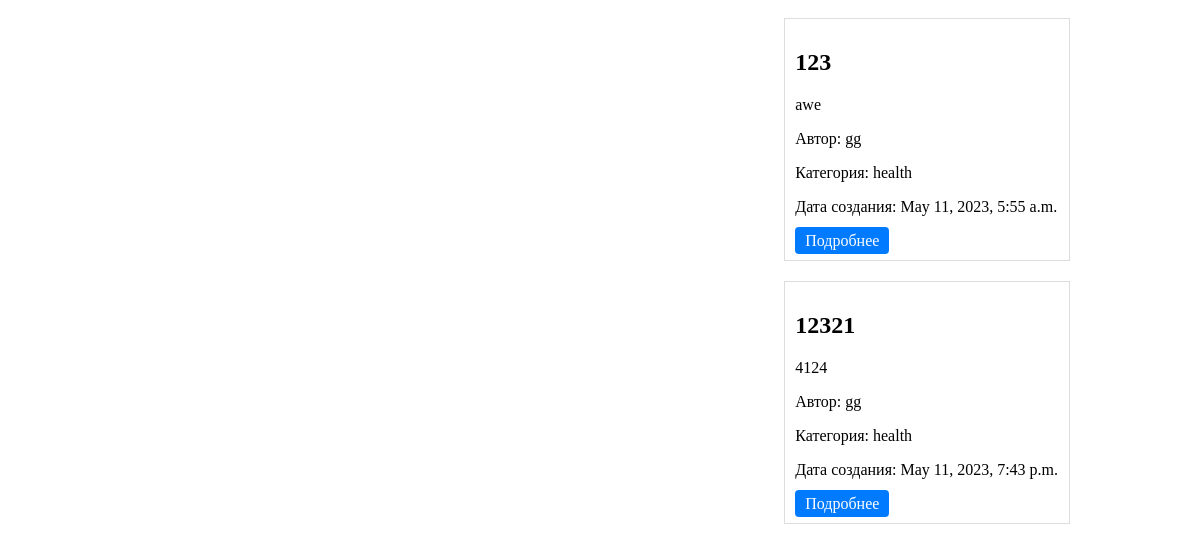
Before: /posts/posts/ (lower part) with the older database file.
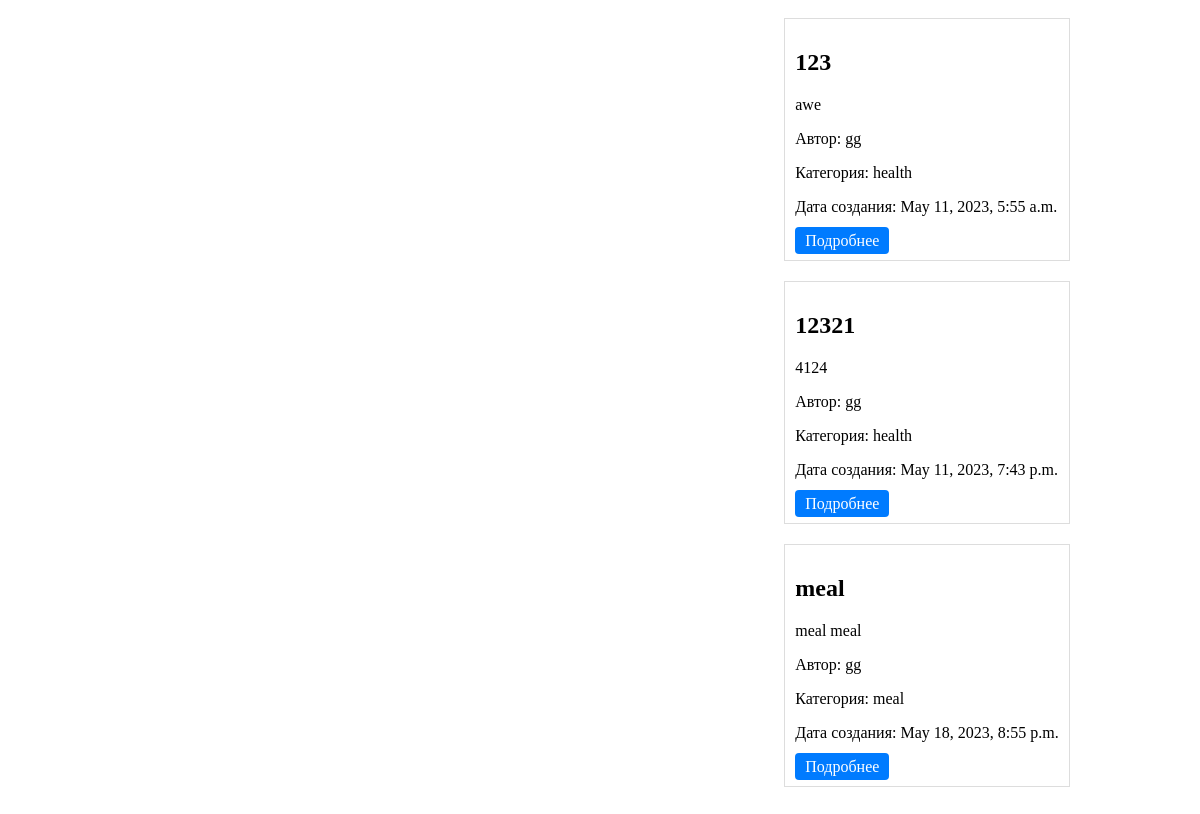
After: the same page with the newer database file.
### post/models.py (models this page shows, shortened)
class Post(models.Model):
    title = models.CharField(max_length=20, verbose_name='Название')
    post_body = models.TextField(verbose_name='Описание')
    author = models.ForeignKey(User, on_delete=models.PROTECT, verbose_name='Автор')
    comments = models.CharField(max_length=200, verbose_name='Комментарии')
    date = models.DateTimeField(auto_now_add=True, verbose_name='Дата создания')
    cat = models.ForeignKey(CatPost, on_delete=models.PROTECT, verbose_name='Категория', null=True)

class CatPost(models.Model):
    CATEGORY_CHOICES = [
        ('health', 'Health'),
        ('meal', 'Meal'),
        ('exercise', 'Exercise')
    ]
    name_cat = models.CharField(max_length=20, choices=CATEGORY_CHOICES)
    def __str__(self):
        return self.name_cat

### user/models.py (models this page shows, shortened)
class User(AbstractBaseUser):
    username = models.CharField(max_length=20, verbose_name='Username', unique=True)
    password = models.CharField(max_length=128)
    email = models.EmailField(unique=True, null=True)
    is_active = models.BooleanField(default=True)
    is_staff = models.BooleanField(default=False)
    is_superuser = models.BooleanField(default=False)
    USERNAME_FIELD = 'username'
    REQUIRED_FIELDS = []
    objects = UserManager()
    def __init__(self, *args, **kwargs):
        super().__init__(*args, **kwargs)
        self.is_superuser = kwargs.get('is_superuser', False)
    def __str__(self):
        return self.username

### post/views.py (the view)
# urls.py: path('posts/', posts, name='posts'),
def posts(request, cat_selected=0):
    cat = CatPost.objects.all()
    if cat_selected == 0:
        posts = Post.objects.all()
    else:
        category = get_object_or_404(CatPost, pk=cat_selected)
        posts = Post.objects.filter(cat=category)
    context = {'cat': cat, 'cat_selected': cat_selected, 'posts': posts}
    return render(request, 'post/posts.html', context)

### post/templates/post/posts.html (shortened to what this page needs)
{% extends 'post/base.html' %}
{% block content %}
  <div class="content">
    <ul>
    </ul>
    </div>
    <div class="posts">
      {% for post in posts %}
        <div class="post">
          <h2>{{ post.title }}</h2>
          <p>{{ post.post_body }}</p>
          <p>Автор: {{ post.author }}</p>
          <p>Категория: {{ post.cat }}</p>
          <p>Дата создания: {{ post.date }}</p>
          <a href="{% url 'post_detail' post.id %}" class="detail">Подробнее</a>
        </div>
      {% empty %}
        <p>Постов нет</p>
      {% endfor %}
    </div>
  </div>
{% endblock %}

Changed rows visible on the page:
added Post: title "meal", post_body "meal meal", author "gg", cat "meal", date "May 18, 2023, 8:55 p.m."
